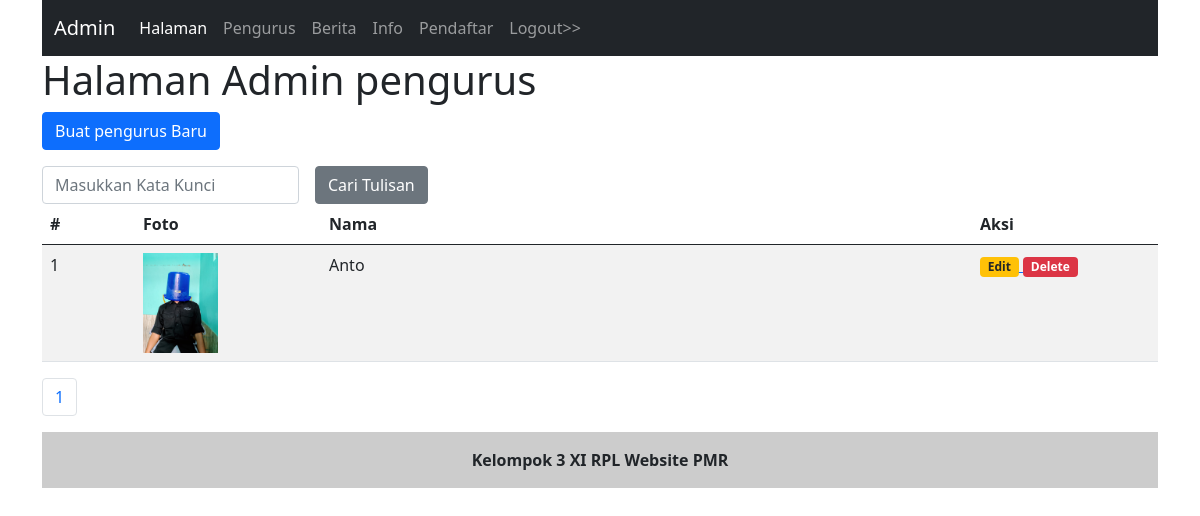
Screenshot of /admin/pengurus.php (signed in) with the database file from the repository.
### tables this page shows
CREATE TABLE IF NOT EXISTS `pengurus` (
  `id` int NOT NULL AUTO_INCREMENT,
  `nama` varchar(255) NOT NULL,
  `foto` varchar(255) NOT NULL,
  `isi` text NOT NULL,
  `tgl_isi` timestamp NOT NULL DEFAULT CURRENT_TIMESTAMP,
  PRIMARY KEY (`id`)
);

### inc/inc_fungsi.php (called while the page is built, shortened)
<?php
function pengurus_foto($id){
    global $koneksi;
    $sql1 = "SELECT * FROM pengurus WHERE id = '$id'";
    $q1 = mysqli_query($koneksi, $sql1);
    if ($q1 && mysqli_num_rows($q1) > 0) {
        $r1 = mysqli_fetch_array($q1);
        $foto = $r1['foto'];
        return $foto ?: 'pengurus_default_picture.png';
    } else {
        return 'pengurus_default_picture.png';
    }
}

### admin/pengurus.php (the view, shortened to what this page needs)
<?php include("inc_header.php") ?>
<?php
$katakunci = (isset($_GET['katakunci'])) ? $_GET['katakunci'] : "";
?>
<h1>Halaman Admin pengurus</h1>
<p>
    <a href="pengurus_input.php">
        <input type="button" class="btn btn-primary" value="Buat pengurus Baru" />
    </a>
</p>
<form class="row g-3" method="get">
    <div class="col-auto">
        <input type="text" class="form-control" placeholder="Masukkan Kata Kunci" name="katakunci" value="<?php echo $katakunci ?>" />
    </div>
    <div class="col-auto">
        <input type="submit" name="cari" value="Cari Tulisan" class="btn btn-secondary" />
    </div>
</form>
<table class="table table-striped">
    <thead>
        <tr>
            <th class="col-1">#</th>
            <th class="col-2">Foto</th>
            <th>Nama</th>
            <th class="col-2">Aksi</th>
        </tr>
    </thead>
    <tbody>
        <?php
        $sqltambahan = "";
        $per_halaman = 5;
        $sql1   = "select * from pengurus $sqltambahan";
        $page   = isset($_GET['page'])?(int)$_GET['page']:1;
        $mulai  = ($page > 1) ? ($page * $per_halaman) - $per_halaman : 0;
        $q1     = mysqli_query($koneksi,$sql1);
        $total  = mysqli_num_rows($q1);
        $pages  = ceil($total / $per_halaman);
        $nomor  = $mulai + 1;
        $sql1   = $sql1." order by id desc limit $mulai,$per_halaman";
        $q1     = mysqli_query($koneksi, $sql1);
        while ($r1 = mysqli_fetch_array($q1)) {
        ?>
            <tr>
                <td><?php echo $nomor++ ?></td>
                <td><img src="../gambar/<?php echo pengurus_foto($r1['id'])?>" style="max-height:100px;max-width:100px"/></td>
                <td><?php echo $r1['nama'] ?></td>
                <td>
                    <a href="pengurus_input.php?id=<?php echo $r1['id']?>">
                        <span class="badge bg-warning text-dark">Edit</span>
                    </a>
                    <a href="pengurus.php?op=delete&id=<?php echo $r1['id'] ?>" onclick="return confirm('Apakah yakin mau hapus data bro?')">
                        <span class="badge bg-danger">Delete</span>
                    </a>
                </td>
            </tr>
        <?php
        }
        ?>
    </tbody>
</table>
<nav aria-label="Page navigation example">
    <ul class="pagination">
        <?php
        $cari = isset($_GET['cari'])? $_GET['cari'] : "";
        for($i=1; $i <= $pages; $i++){
            ?>
            <li class="page-item">
                <a class="page-link" href="pengurus.php?katakunci=<?php echo $katakunci?>&cari=<?php echo $cari?>&page=<?php echo $i ?>"><?php echo $i ?></a>
            </li>
            <?php
        }
        ?>
    </ul>
</nav>
<?php include("inc_footer.php") ?>

### rows the page displays
pengurus: id+foto (picture), nama "Anto"
